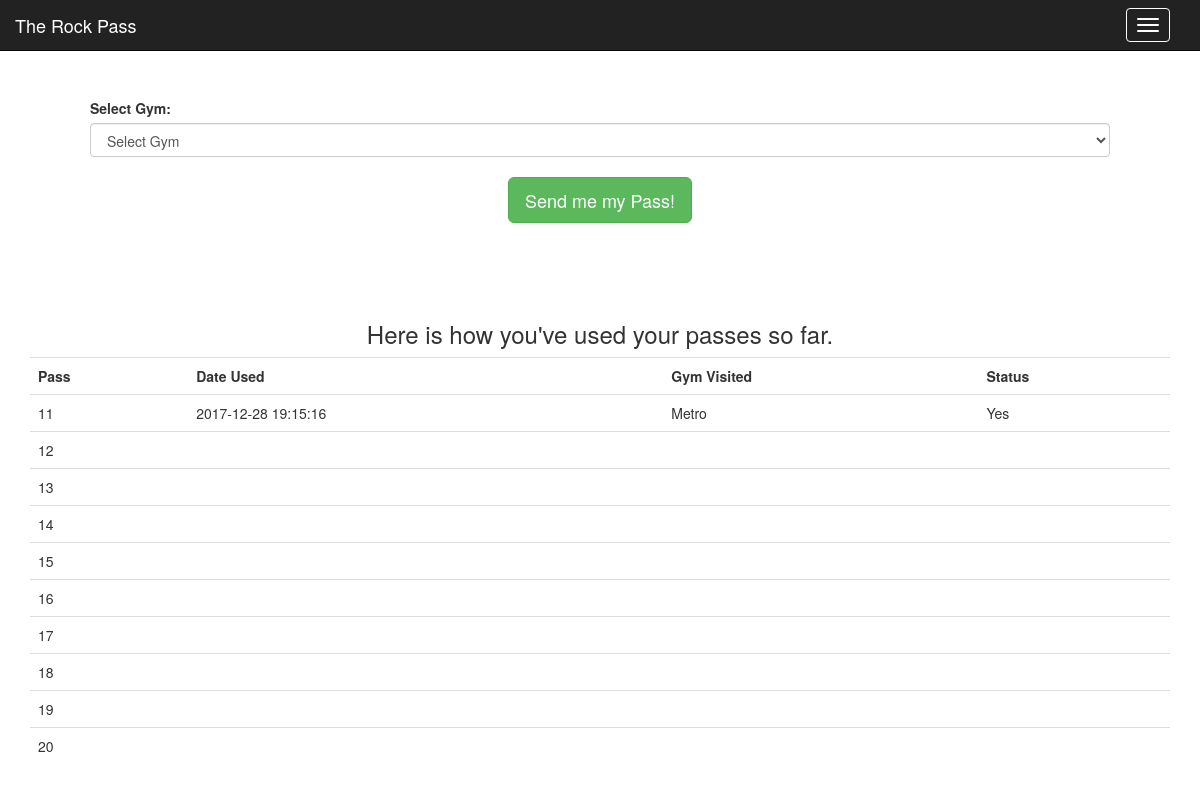
Page /passes.php (signed in) on the committed database.
### tables this page shows
CREATE TABLE `passes` (
  `ID` int(25) NOT NULL,
  `userID` int(25) NOT NULL,
  `datePurchased` timestamp NOT NULL DEFAULT CURRENT_TIMESTAMP,
  `dateUsed` timestamp NULL DEFAULT NULL,
  `emailSent` varchar(25) DEFAULT NULL,
  `rockGym` varchar(10) DEFAULT NULL
);

### chooseHeader.php (called while the page is built, shortened)
<?php
include("./inc/connectDB.php");
if (isset($_SESSION["username_login"])) {
  $username = $_SESSION["username_login"];
    $userInfo = mysqli_query($dbConnected, "SELECT * FROM users WHERE username='$username'");
    $userRow = mysqli_fetch_array($userInfo);
    $userID = $userRow['ID'];
    $passInfo = mysqli_query($dbConnected, "SELECT * FROM passes WHERE userID='$userID' AND emailSent IS NULL");
    $passNumRows = mysqli_num_rows($passInfo);
    if ($passNumRows != 0) {
        $datePurchasedInfo = mysqli_query($dbConnected, "SELECT datePurchased FROM passes WHERE userID='$userID' AND emailSent IS NULL LIMIT 1");
        $datePurchasedRow = mysqli_fetch_array($datePurchasedInfo);
        $datePurchased = $datePurchasedRow['datePurchased'];
        for ($i=0; $i < 10; $i++) {
          $passInfo = mysqli_query($dbConnected, "SELECT * FROM passes WHERE datePurchased='$datePurchased' AND userID='$userID' ORDER BY ID LIMIT 1 OFFSET $i");
          $passRow = mysqli_fetch_array($passInfo);
          $passPack[$i]['ID'] = $passRow['ID'];
          $passPack[$i]['userID'] = $passRow['userID'];
          $passPack[$i]['rockGym'] = $passRow['rockGym'];
          $passPack[$i]['datePurchased'] = $passRow['datePurchased'];
          $passPack[$i]['dateUsed'] = $passRow['dateUsed'];
          $passPack[$i]['emailSent'] = $passRow['emailSent'];
        }
    }
    if ($userRow['admin'] == "Yes") {
      include ("./headerAdmin.php");
    } else {
      include ( "./headerUser.php" );
    }
} else {
  $session = false;
  include ( "./header.php" );
}
?>

### passes.php (the view, shortened to what this page needs)
<?php
include("./chooseHeader.php");
$thisScriptName = "passes";
$fld_rockGym = '<select name="rockGym" class="form-control" required>
                  <option value="">Select Gym</option>
                  <option value="RSpot">Rock Spot</option>
                  <option value="Metro">MetroRock</option>
                  <option value="BKBSomm">BKB</option>
                  <option value="CRG">CRG</option>
                </select>';
?>
<div class="container">
  <div class = "jumbotron">
    <form action="<?php echo $thisScriptName; ?>" method="post">
      <label>Select Gym: </label><br/>
      <?php echo $fld_rockGym; ?>
      <br>
      <button type="submit" class="btn btn-success btn-lg center-block" name="emailPass">Send me my Pass!</button>
    </form>
  </div>
</div>
<div class="container">
  <div class="row">
    <h3 class="text-center">Here is how you've used your passes so far.</h3>
  </div>
  <table class="table table-hover">
    <tr>
      <th>Pass</th>
      <th>Date Used</th>
      <th>Gym Visited</th>
      <th>Status</th>
    </tr>
    <?php
      for ($i=0; $i < 10; $i++) {
        echo "<tr>
                <td>".$passPack[$i]['ID']."</td>
                <td>".$passPack[$i]['dateUsed']."</td>
                <td>".$passPack[$i]['rockGym']."</td>
                <td>".$passPack[$i]['emailSent']."</td>
              </tr>
        ";
      }
     ?>
  </table>
</div>
<?php include("./footer.php");?>

### css/myCSS.css (style rules this page uses)
body { padding-top: 50px; }
.jumbotron { background-color: white; }

### rows in the picture
passes: ID "11", dateUsed "2017-12-28 19:15:16", rockGym "Metro", emailSent "Yes"
passes: ID "12"
passes: ID "13"
passes: ID "14"
passes: ID "15"
passes: ID "16"
passes: ID "17"
passes: ID "18"
passes: ID "19"
passes: ID "20"
